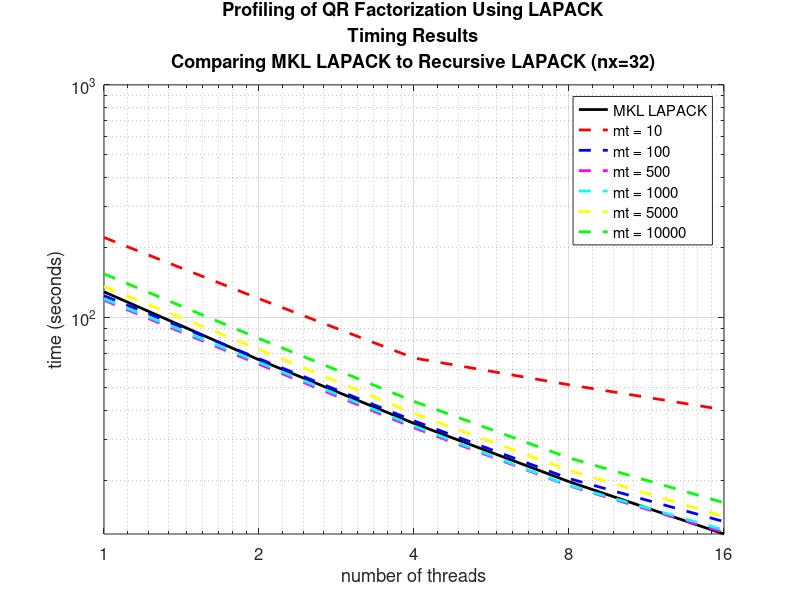
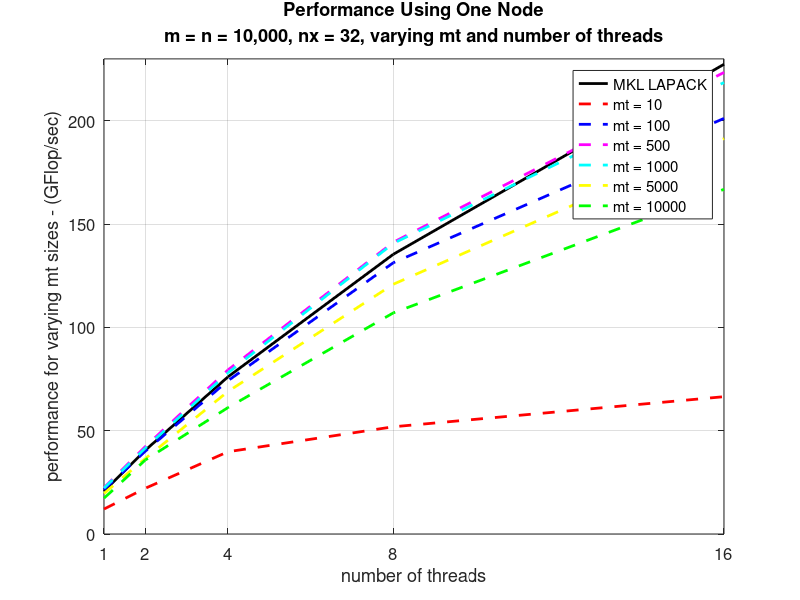

The MATLAB source for these figures, in order:
%
   close all
   clear
%
%  This is a comparison of recursive DGEQRF and MKL DGEQRF
%
  threads = [ 1, 2, 4, 8, 16 ];
  m = 10000;
  n = 10000;
%
%  
%
   mkl_lapack    = [ 128.9239, 65.7663,  35.0425, 19.6928, 11.7264 ];
   rec_lapack10  = [ 220.8271, 120.4531, 66.9560, 51.3747, 40.1148 ];
   rec_lapack100 = [ 124.0594, 66.5030,  35.9387, 20.3060, 13.2543 ];
   rec_lapack500 = [ 118.7819, 62.9670,  33.5687, 18.8811, 11.9339 ];
   rec_lapack1k  = [ 120.3012, 64.1240,  34.1675, 18.9523, 12.2006 ];
   rec_lapack5k  = [ 135.8497, 72.9882,  38.6467, 22.0557, 13.9329 ];
   rec_lapack10k = [ 153.9813, 81.2108,  43.5739, 24.9124, 15.9808 ];

%   
   mkl_lapack_gflop    = [ 20.6840, 40.5476, 76.0981, 135.4135, 227.3878 ];
   rec_lapack_gflop10  = [ 12.0758, 22.1386, 39.8272,  51.9062,  66.4759 ];
   rec_lapack_gflop100 = [ 21.4951, 40.0984, 74.2005, 131.3240, 201.1922 ];
   rec_lapack_gflop500 = [ 22.4501, 42.3502, 79.4391, 141.2351, 223.4538 ];
   rec_lapack_gflop1k  = [ 22.1666, 41.5861, 78.0468, 140.7040, 218.5685 ];
   rec_lapack_gflop5k  = [ 19.6295, 36.5356, 69.0011, 120.9059, 191.3934 ];
   rec_lapack_gflop10k = [ 17.3181, 35.8364, 61.1987, 107.0418, 166.8668 ];
%
%
%
   figure
   ax = axes;
   loglog(threads,mkl_lapack,'LineWidth', 2, 'color', 'k'); hold on;
   loglog(threads,rec_lapack10,'--','LineWidth', 2, 'color', 'r'); hold on;
   loglog(threads,rec_lapack100,'--','LineWidth', 2, 'color', 'b'); hold on;
   loglog(threads,rec_lapack500,'--','LineWidth', 2, 'color', 'm'); hold on;
   loglog(threads,rec_lapack1k,'--','LineWidth', 2, 'color', 'c'); hold on;
   loglog(threads,rec_lapack5k,'--','LineWidth', 2, 'color', 'y'); hold on;
   loglog(threads,rec_lapack10k,'--','LineWidth', 2, 'color', 'g'); hold on;
   grid on;
   axis([ 1 16 0 1000 ]);
   legend('MKL LAPACK', 'mt = 10', 'mt = 100', 'mt = 500', 'mt = 1000', 'mt = 5000', 'mt = 10000');
   title({'Profiling of QR Factorization Using LAPACK','Timing Results','Comparing MKL LAPACK to Recursive LAPACK (nx=32)'});
   xlabel('number of threads')
   ylabel('time (seconds)')
   set( ax, 'XTick', threads );
   set( ax, 'XTickLabel', threads );
   set(gca,'FontSize',12);
   grid on
%
%
%
   figure
   ax = axes;
   plot(threads,mkl_lapack_gflop,'LineWidth', 2, 'color', 'k'); hold on;
   plot(threads,rec_lapack_gflop10,'--','LineWidth', 2, 'color', 'r'); hold on;
   plot(threads,rec_lapack_gflop100,'--','LineWidth', 2, 'color', 'b'); hold on;
   plot(threads,rec_lapack_gflop500,'--','LineWidth', 2, 'color', 'm'); hold on;
   plot(threads,rec_lapack_gflop1k,'--','LineWidth', 2, 'color', 'c'); hold on;
   plot(threads,rec_lapack_gflop5k,'--','LineWidth', 2, 'color', 'y'); hold on;
   plot(threads,rec_lapack_gflop10k,'--','LineWidth', 2, 'color', 'g'); hold on;
   grid on;
   axis([ 1 16 0 230 ]);
   legend('MKL LAPACK', 'mt = 10', 'mt = 100','mt = 500', 'mt = 1000', 'mt = 5000', 'mt = 10000');
   title({'Performance Using One Node','m = n = 10,000, nx = 32, varying mt and number of threads'});
   xlabel('number of threads')
   ylabel('performance for varying mt sizes - (GFlop/sec)')
   set( ax, 'XTick', threads );
   set( ax, 'XTickLabel', threads );
   set(gca,'FontSize',12);
   grid on
%
%
%
   return
